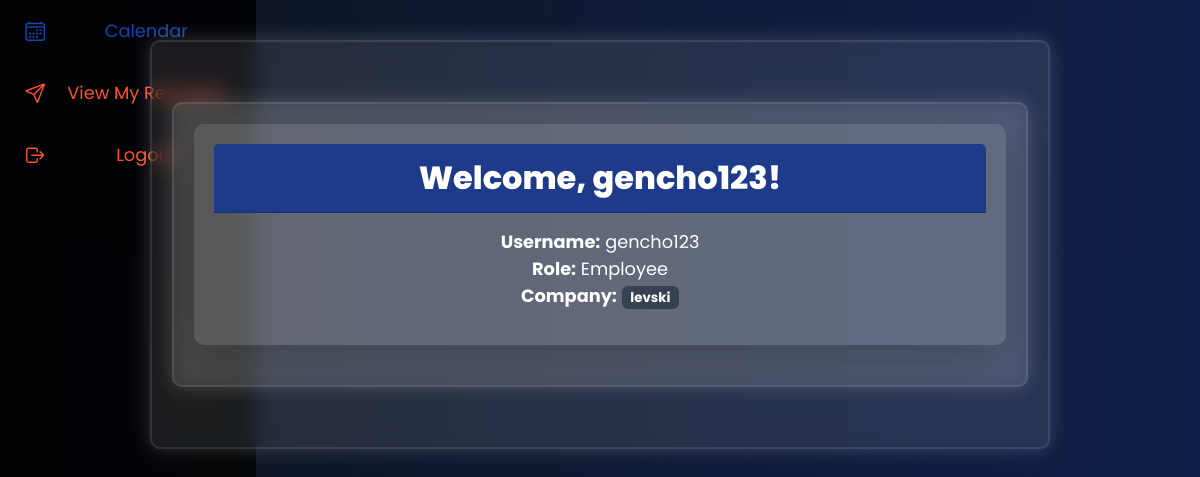
The app's page /dashboard (signed in) with its own data.
### app.py (models this page shows, shortened)
class Users(db.Model, UserMixin):
    __tablename__ = 'users'
    id = db.Column(db.Integer, primary_key=True)
    username = db.Column(db.String(20), nullable=False, unique=True)
    name = db.Column(db.String(200), nullable=False)
    email = db.Column(db.String(120), nullable=False, unique=True)
    password_hash = db.Column(db.String(128))
    role = db.Column(db.String(20), nullable=False, default='employee')
    _skill = db.Column("skill", db.String(200), nullable=True)
    company_id = db.Column(db.Integer, db.ForeignKey('company.id'), nullable=True)
    company = db.relationship('Company', backref='employees', foreign_keys=[company_id])
    @property
    def skill(self):
        return self._skill
    @skill.setter
    def skill(self, value):
        if value:
            self._skill = value.capitalize()
        else:
            self._skill = value
    @property
    def password(self):
        raise AttributeError('password is not a readable attribute')

class Company(db.Model):
    __tablename__ = 'company'
    id = db.Column(db.Integer, primary_key=True)
    name = db.Column(db.String(200), nullable=False, unique=True)
    manager_id = db.Column(db.Integer, db.ForeignKey('users.id'), nullable=False)
    manager = db.relationship('Users', backref='managed_company', foreign_keys=[manager_id])

### app.py (the view)
@app.route('/dashboard', methods=['GET', 'POST'])
@login_required
def dashboard():
    company = None
    employees = []
    if current_user.role == 'manager':
        company = Company.query.filter_by(manager_id=current_user.id).first()
        if request.method == 'POST':
            company_name = request.form.get('company_name')
            if company_name and not company:
                company = Company(name=company_name, manager_id=current_user.id)
                db.session.add(company)
                db.session.commit()
                flash(f"Company '{company_name}' created successfully!", "success")
                return redirect(url_for('dashboard'))
            employee_id = request.form.get('employee_id')
            if employee_id and company:
                employee = Users.query.get(employee_id)
                if employee:
                    employee.company_id = company.id
                    db.session.commit()
                    flash(f"{employee.name} has been added to {company.name}!", "success")
                else:
                    flash("Invalid employee selected.", "danger")
            elif employee_id and not company:
                flash("Please create a company first before assigning employees.", "danger")
        employees = Users.query.filter_by(company_id=None, role='employee').all()
    elif current_user.role == 'employee':
        company = Company.query.get(current_user.company_id)
    return render_template('dashboard.html', company=company, employees=employees)

### app.py (called while the page is built)
@login_manager.user_loader
def load_user(user_id):
	return Users.query.get(int(user_id))

### templates/dashboard.html (shortened to what this page needs)
{% extends 'base.html' %}
{% block content %}
<div class="container animate__animated animate__fadeIn">
    <div class="card shadow-lg border-0">
        <div class="card-header bg-primary text-white">
            <h3>Welcome, {{ current_user.name }}!</h3>
        </div>
        <div class="card-body">
            <p> <strong>Username:</strong> {{ current_user.username }}</p>
            <p> <strong>Role:</strong> {{ current_user.role.capitalize() }}</p>
            {% if current_user.role == 'manager' %}
                <p><i class="fas fa-building fa-lg text-warning"></i> <strong>Company:</strong>
                    <span class="badge bg-secondary">{{ company.name if company else "None" }}</span>
                </p>
            {% elif current_user.role == 'employee' %}
                <p> <strong>Company:</strong>
                    <span class="badge bg-secondary">{{ current_user.company.name if current_user.company else "None" }}</span>
                </p>
            {% endif %}
        </div>
    </div>
</div>
{% endblock %}

### static/css/styles.css (style rules this page uses)
body, html { height: 100%; margin: 0; font-family: Arial, Helvetica, sans-serif; overflow: hidden; }

### static/css/style.css (style rules this page uses)
:root { --primary: 237, 94%, 81%; --background: 266, 16%, 92%; --background-secondary: 256, 12%, 12%; --background-secondary-dark: 256, 10%, 10%; --background-secondary-light: 257, 11%, 16%; --text-primary: 0, 0%, 0%; --black: 0, 0%, 0%; --white: 0, 0%, 100%; --quite-gray: 0, 0%, 50%; --grooble: 10, 28%, 93%; --heading-large: 5.6rem; --heading-medium: 3.6rem; --heading-small: 2.4rem; --paragraph: 1.11rem; --navbar-buttons: 2.4rem; --transition-main: .175, .685, .32; --font-main: "Poppins"; }
*, *::before, *::after { box-sizing: inherit; }
html, body { margin: 0; width: 100%; color: hsl(var(--text-primary)); font-family: var(--font-main); background-color: hsl(var(--background)); -webkit-font-smoothing: antialiased; scroll-behavior: smooth; box-sizing: border-box; }
h1, h2, h3, h4, h5, h6 { margin: 0; }
h3 { font-size: var(--heading-small); }
h3, h4, h5, h6 { font-weight: 800; }
p { margin: 0; font-size: var(--paragraph); }
@media only screen and (max-width: 1660px) { :root { --heading-large: 5.4rem; --heading-medium: 3.4rem; --heading-small: 2.2rem; } }
@media only screen and (max-width: 1456px) { :root { --heading-large: 5.2rem; --heading-medium: 3.2rem; --heading-small: 2rem; } }

### templates/base.html (style rules this page uses)
body { background-color: white; color: #7D6E83; overflow-y: scroll; }

### templates/navbar.html (style rules this page uses)
body { overflow-y: scroll; }

### templates/dashboard.html (style rules this page uses)
body, html { height: 100%; margin: 0; font-family: 'Poppins', sans-serif; background: linear-gradient(to right, #0d131e, #101f49); color: #ffffff; text-align: center; overflow-y: scroll; }
.container { max-width: 900px; margin: 40px auto; padding: 20px; background: rgba(255, 255, 255, 0.1); box-shadow: 0 0 20px rgba(255, 255, 255, 0.2); border-radius: 10px; backdrop-filter: blur(10px); border: 2px solid rgba(255, 255, 255, 0.1); }
.card { background: rgba(255, 255, 255, 0.1); border: none; border-radius: 10px; box-shadow: 0 4px 10px rgba(255, 255, 255, 0.2); color: white; text-align: center; padding: 20px; margin-bottom: 20px; }
.card-header { padding: 15px; border-radius: 10px 10px 0 0; font-size: 1.2em; font-weight: bold; }
.bg-primary { background: #1e3a8a !important; }
.bg-secondary { background: #374151 !important; }
.text-white { color: white !important; }

### records on screen
Users: name "gencho123", username "gencho123", role "Employee"
Company: company "levski"
